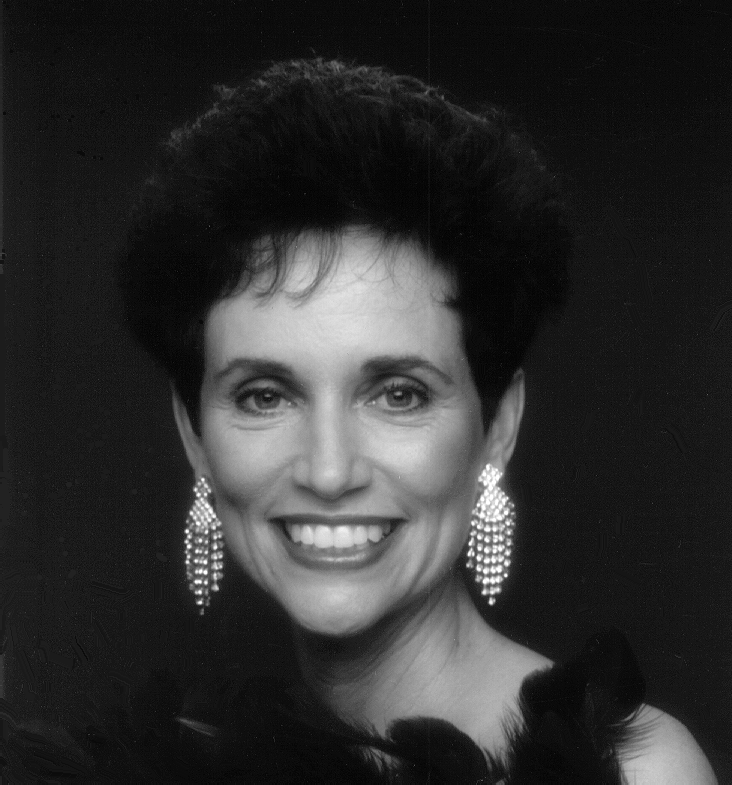
%> input picture PDI - Projeto 9/img/woman.tif, 732 x 785 px
$ octave main.m   (GNU Octave 9; MATLAB toolbox functions it lacks are replaced by stand-ins)
%> lines starting %> are read from the running program, lines starting %| are printed output that depends on the picture
### PDI - Projeto 9/src/utils/paddedsize.m
%========================================================
% Alunos: Lukas Lujan Moreira
%         Thiago Patrick Tavares Costa
%========================================================

% PADDEDSIZE: Função para calcular o de padding para filtragem com FFT
% Sintaxes:
%   PQ = paddedsize(AB)
%       -> Retorna PQ = 2 * AB (dobro do tamanho original)
%
%   PQ = paddedsize(AB, 'PWR2')
%       -> Retorna PQ = [P P], onde P = 2^nextpow2(2 * max(AB))
%
%   PQ = paddedsize(AB, CD)
%       -> Retorna PQ = 2 * ceil((AB + CD - 1)/2)
%
%   PQ = paddedsize(AB, CD, 'PWR2')
%       -> Retorna PQ = [P P], onde P = 2^nextpow2(2 * max([AB CD]))

function PQ = paddedsize(AB, CD, PARAM)
    % Verifica número de argumentos
    narginchk(1, 3);

    if nargin == 1
        % Caso simples: dobra o tamanho
        PQ = 2 * AB;

    elseif nargin == 2 && ~ischar(CD)
        % Caso com duas dimensões: padding baseado em convolução
        PQ = AB + CD - 1;
        PQ = 2 * ceil(PQ / 2);  % arredonda para múltiplos pares

    elseif nargin == 2 && ischar(CD) && strcmpi(CD, 'PWR2')
        % Caso com potência de 2: baseado apenas em AB
        m = max(AB(:));
        P = 2^nextpow2(2 * m);
        PQ = [P, P];

    elseif nargin == 3 && ischar(PARAM) && strcmpi(PARAM, 'PWR2')
        % Caso com AB, CD e 'PWR2'
        m = max([AB(:); CD(:)]);  % max dos dois vetores
        P = 2^nextpow2(2 * m);
        PQ = [P, P];

    else
        error('Uso inválido da função paddedsize. Verifique os argumentos.');
    end
end

### PDI - Projeto 9/src/fftutils/dftuv.m
%========================================================
% Alunos: Lukas Lujan Moreira
%         Thiago Patrick Tavares Costa
%========================================================

% DFTUV - Calculamos as matrizes de frequ阯cia U e V (meshgrid)
%
% Descri玢o:
%   Esta fun玢o retorna as matrizes de frequ阯cia U e V centralizadas, que
%   s鉶 utilizadas em filtragem no dom韓io da frequ阯cia, como nas fun珲es
%   dftfilt, lpfilter e hpfilter.
%
% Sintaxe:
%   [uFreq, vFreq] = dftuv(numRows, numCols)
%
% Entradas:
%   numRows  - n鷐ero de linhas da matriz (M)
%   numCols  - n鷐ero de colunas da matriz (N)
%
% Sa韉as:
%   uFreq    - matriz de frequ阯cias horizontais (MxN)
%   vFreq    - matriz de frequ阯cias verticais (MxN)
%
% Observa玢o:
%   As sa韉as est鉶 centralizadas com origem no centro da matriz.
%   Os vetores de frequ阯cia s鉶 do tipo `single` para compatibilidade
%   com opera珲es de filtragem em ponto flutuante.

function [uFreq, vFreq] = dftuv(numRows, numCols)
    % Definimos os vetores de frequ阯cia nas dire珲es u e v
    u = single(0:(numRows - 1));
    v = single(0:(numCols - 1));

    % Centralizamos os 韓dices de u: elementos acima de M/2 s鉶 deslocados
    u(u > numRows / 2) = u(u > numRows / 2) - numRows;

    % Centralizamos os 韓dices de v: mesma l骻ica
    v(v > numCols / 2) = v(v > numCols / 2) - numCols;

    % Criamos os grids de coordenadas de frequ阯cia (vertical e horizontal)
    [vFreq, uFreq] = meshgrid(v, u);
end

### PDI - Projeto 9/src/utils/tofloat.m
%========================================================
% Alunos: Lukas Lujan Moreira
%         Thiago Patrick Tavares Costa
%========================================================

% TOFLOAT - Função de conversão da imagem para ponto flutuante
%
% Descrição:
%   Esta função converte uma imagem de entrada para o tipo ponto flutuante
%   (single ou double) e retorna uma função auxiliar para reverter a conversão,
%   preservando a classe original da imagem.
%
% Sintaxe:
%   [imageOut, revertFunc] = tofloat(imageIn)
%
% Entradas:
%   imageIn   - imagem de entrada de qualquer classe suportada
%
% Saídas:
%   imageOut     - imagem convertida para ponto flutuante (single ou double)
%   revertFunc   - função que reverte a imagem para a classe original
%
% Observação:
%   Utilizamos uma tabela com funções de conversão baseadas na classe
%   original da imagem. Essa abordagem evita `if-else` longos e melhora a clareza.

function [imageOut, revertFunc] = tofloat(imageIn)

    % Função identidade (caso a imagem já seja ponto flutuante)
    identity = @(x) x;

    % Função de conversão padrão para ponto flutuante
    toSingle = @im2single;

    % Tabela: {classe de entrada, função para converter para float, função para reverter}
    conversionTable = {
        'uint8',   toSingle, @im2uint8;
        'uint16',  toSingle, @im2uint16;
        'int16',   toSingle, @im2int16;
        'logical', toSingle, @logical;
        'double',  identity, identity;
        'single',  identity, identity
    };

    % Encontramos o índice da classe da imagem de entrada na tabela
    inputClass = class(imageIn);
    classIdx = find(strcmp(inputClass, conversionTable(:,1)));

    % Verificamos se a classe é suportada
    if isempty(classIdx)
        error('Classe de imagem não suportada para conversão.');
    end

    % Aplicamos a função de conversão
    imageOut = conversionTable{classIdx, 2}(imageIn);

    % Guardamos a função de reversão
    revertFunc = conversionTable{classIdx, 3};
end

### PDI - Projeto 9/src/fftutils/dftfilt.m
%========================================================
% Alunos: Lukas Lujan Moreira
%         Thiago Patrick Tavares Costa
%========================================================

% DFTFILT - Função que realiza a filtragem no domínio da frequência
% utilizando uma função de transferência `transferFunction`.
%
% A saída `filteredImage` é a imagem resultante da filtragem, com o
% mesmo tamanho da imagem original `inputImage`.
%
% Sintaxe de uso:
%   filteredImage = dftfilt(inputImage, transferFunction)
%   filteredImage = dftfilt(inputImage, transferFunction, outputClass)
%
% Parâmetros de entrada:
%   inputImage        - imagem a ser filtrada (real)
%   transferFunction  - matriz H (já centralizada), do mesmo tamanho ou maior que inputImage
%   outputClass       - (opcional) tipo de classe da saída:
%       'original'    - mesma classe da entrada (padrão)
%       'fltpoint'    - retorna ponto flutuante (single ou double)
%
% Observações:
%   - Convertemos automaticamente a imagem para ponto flutuante.
%   - Aplicamos o padding necessário para compatibilizar com H.
%   - A filtragem é feita via multiplicação no domínio da frequência.

function filteredImage = dftfilt(inputImage, transferFunction, outputClass)
    % Converção da imagem de entrada para ponto flutuante e salvo função de reversão
    [inputImageFloat, revertClass] = tofloat(inputImage);

    % Calculo a FFT 2D com padding para que inputImageFloat tenha o mesmo tamanho de H
    F = fft2(inputImageFloat, size(transferFunction,1), size(transferFunction,2));

    % Realizo a filtragem multiplicando pela função de transferência no domínio da frequência
    G = real(ifft2(transferFunction .* F));

    % Recorto o resultado para o tamanho original da imagem de entrada
    filteredImage = G(1:size(inputImage,1), 1:size(inputImage,2));  % single por padrão

    % Defino o tipo de saída
    if nargin == 2 || strcmp(outputClass, 'original')
        % Converto para a mesma classe da imagem original
        filteredImage = revertClass(filteredImage);
    elseif strcmp(outputClass, 'fltpoint')
        % Mantenho como ponto flutuante (sem conversão)
        return
    else
        error('Classe de saída inválida. Use ''original'' ou ''fltpoint''.');
    end
end

### PDI - Projeto 9/src/filters/brFilter.m
%========================================================
% Alunos: Lukas Lujan Moreira
%         Thiago Patrick Tavares Costa
%========================================================

% BRFILTER - Criamos um filtro de rejeição de banda (Band Reject Filter)
%
% Descrição:
%   Filtro que rejeita uma faixa de frequências ao redor de D0,
%   com largura W. Pode ser do tipo:
%     - 'ideal'     → rejeição abrupta
%     - 'btw'       → rejeição suave (Butterworth)
%     - 'gaussian'  → rejeição suave gaussiana
%
% Sintaxe:
%   H = brFilter(type, M, N, D0, W)
%   H = brFilter(type, M, N, D0, W, n)
%
% Entradas:
%   type  - tipo de filtro: 'ideal', 'btw', 'gaussian'
%   M     - número de linhas da matriz do filtro
%   N     - número de colunas da matriz do filtro
%   D0    - frequência central da banda rejeitada
%   W     - largura da banda rejeitada
%   n     - ordem (para filtro Butterworth, opcional, default = 1)
%
% Saída:
%   H     - matriz H do filtro no domínio da frequência (centralizado)

function H = brFilter(type, M, N, D0, W, n)

    % Valor padrão para n
    if nargin < 6
        n = 1;
    end

    % Criamos a malha de coordenadas (U, V)
    [U, V] = meshgrid(1:N, 1:M);

    % Calculamos a distância radial até o centro
    D = sqrt((U - N/2).^2 + (V - M/2).^2);

    % Selecionamos o tipo de filtro
    switch lower(type)
        case 'ideal'
            H = ones(M, N);
            H(D >= (D0 - W/2) & D <= (D0 + W/2)) = 0;

        case 'btw'
            H = 1 ./ (1 + ((D .* W) ./ (D.^2 - D0^2)).^(2 * n));

        case 'gaussian'
            H = 1 - exp(-((D.^2 - D0^2).^2) ./ (D.^2 .* W));

        otherwise
            error('Tipo de filtro inválido. Use: ''ideal'', ''btw'' ou ''gaussian''.');
    end

    % Visualizações opcionais
    figure;
    mesh(H);
    title(['Filtro Band Reject - ' type ' (3D)']);

    figure;
    imshow(H, []);
    title(['Filtro Band Reject - ' type ' (2D)']);
end

### PDI - Projeto 9/src/filters/highEnphasisFilter.m
%========================================================
% Alunos: Lukas Lujan Moreira
%         Thiago Patrick Tavares Costa
%========================================================

% HIGHEMPHASISFILTER - Criamos um filtro de alta ênfase no domínio da frequência.
%
% Descrição:
%   A filtragem de alta ênfase combina um realce linear com um filtro passa-alta:
%       H_HE = a + b * H_HP
%   onde H_HP é a função de transferência do filtro passa-alta do tipo escolhido.
%   Os parâmetros a e b controlam o realce.
%
% Sintaxe:
%   H = highEnphasisFilter(a, b, type, show, M, N, D0)
%   H = highEnphasisFilter(a, b, type, show, M, N, D0, n)
%
% Entradas:
%   a      - componente de deslocamento (offset)
%   b      - fator de multiplicação para o filtro passa-alta
%   type   - tipo de filtro: 'ideal', 'btw' (Butterworth), ou 'gaussian'
%   show   - booleano; se verdadeiro, mostramos os gráficos 2D e 3D do filtro
%   M, N   - dimensões do filtro (altura e largura)
%   D0     - frequência de corte
%   n      - ordem do filtro Butterworth (opcional; default = 1)
%
% Saída:
%   H      - matriz da função de transferência de alta ênfase (MxN)
%
% Observação:
%   Para visualização correta das imagens de filtro, usamos fftshift(H) fora da função.
%   O filtro é criado já centralizado, compatível com uso em dftfilt.

function H = highEnphasisFilter(a, b, type, show, M, N, D0, n)
    % Definimos valor padrão da ordem n se não for fornecido
    if nargin < 8
        n = 1;
    end

    % Geramos a malha de coordenadas centrada
    [U, V] = meshgrid(1:N, 1:M);
    D = sqrt((U - N/2).^2 + (V - M/2).^2);

    % Criamos o filtro passa-alta H_HP do tipo solicitado
    switch lower(type)
        case 'ideal'
            H_hp = double(D > D0);  % passa-alta ideal: 1 fora da banda
        case 'btw'
            H_hp = 1 ./ (1 + (D0 ./ D).^(2*n));  % Butterworth
        case 'gaussian'
            H_hp = 1 - exp(-(D.^2) / (2 * D0^2));  % Gaussiano
        otherwise
            error('Tipo de filtro inválido. Use ''ideal'', ''btw'' ou ''gaussian''.');
    end

    % Construímos o filtro de alta ênfase a partir do passa-alta
    H = a + b * H_hp;

    % Visualização opcional dos filtros
    if show
        figure; mesh(H);
        title(['Filtro High Emphasis - ' type ' (3D)']);

        figure; imshow(H, []);
        title(['Filtro High Emphasis - ' type ' (2D)']);
    end
end

### PDI - Projeto 9/src/filters/hpfilter.m
%========================================================
% Alunos: Lukas Lujan Moreira
%         Thiago Patrick Tavares Costa
%========================================================


% HPFILTER Gera filtro passa alta no domínio da frequência
%
% Sintaxe:
%   H_hp = hpfilter(filter_type, rows, cols, cutoff_freq)
%   H_hp = hpfilter(filter_type, rows, cols, cutoff_freq, order)
%
% Entradas:
%   filter_type  - 'ideal', 'btw' ou 'gaussian'
%   rows, cols   - dimensões do filtro (altura e largura)
%   cutoff_freq  - frequência de corte (>0)
%   order        - (opcional) ordem para filtro Butterworth (default = 1)
%
% Saída:
%   H_hp         - função de transferência passa alta (centralizada)
%
% Obs:
%   Calcula H_hp = 1 - H_lp usando a função lpfilter.
%   Para visualizar corretamente: use fftshift(H_hp).

function H_hp = hpfilter(filter_type, rows, cols, cutoff_freq, order)
    % Valor padrão da ordem do filtro
    if nargin < 5
        order = 1;
    end

    % Verificações de entrada
    if cutoff_freq <= 0
        error('A frequência de corte (cutoff_freq) deve ser positiva.');
    end

    filter_type = lower(filter_type);
    if ~ismember(filter_type, {'ideal', 'btw', 'gaussian'})
        error('Tipo de filtro inválido. Use: ''ideal'', ''btw'' ou ''gaussian''.');
    end

    % Gera filtro passa-baixa correspondente
    H_lp = lpfilter(filter_type, rows, cols, cutoff_freq, order);

    % Gera o filtro passa-alta: inverso do passa-baixa
    H_hp = 1 - H_lp;

    % Converte para tipo single para compatibilidade com dftfilt
    H_hp = single(H_hp);
end

### PDI - Projeto 9/src/filters/lpfilter.m
%========================================================
% Alunos: Lukas Lujan Moreira
%         Thiago Patrick Tavares Costa
%========================================================

% LPFILTER Gera filtro passa baixa no dom韓io da frequ阯cia
%
% Sintaxe:
%   H_lp = lpfilter(filter_type, rows, cols, cutoff_freq)
%   H_lp = lpfilter(filter_type, rows, cols, cutoff_freq, order)
%
% Entradas:
%   filter_type  - tipo do filtro: 'ideal', 'btw', 'gaussian'
%   rows, cols   - tamanho do filtro (altura x largura)
%   cutoff_freq  - frequ阯cia de corte (D0), deve ser > 0
%   order        - ordem do filtro Butterworth (opcional, default = 1)
%
% Sa韉a:
%   H_lp         - fun玢o de transfer阯cia passa baixa (centralizada)
%   D            - matriz de dist鈔cias para visualiza玢o/uso adicional
%
% Observa玢o:
%   Para visualizar H_lp como imagem ou superf韈ie, use fftshift(H_lp).
%   Usa a fun玢o auxiliar dftuv para calcular as frequ阯cias.

function [H_lp, D] = lpfilter(filter_type, rows, cols, cutoff_freq, order)
    % Verifica玢o de argumentos
    if nargin < 4
        error('S鉶 necess醨ios pelo menos 4 argumentos: filter_type, rows, cols e cutoff_freq.');
    end

    if nargin < 5
        order = 1;  % valor padr鉶 para filtro Butterworth
    end

    if cutoff_freq <= 0
        error('A frequ阯cia de corte (cutoff_freq) deve ser positiva.');
    end

    filter_type = lower(filter_type);
    if ~ismember(filter_type, {'ideal', 'btw', 'gaussian'})
        error('Tipo de filtro inv醠ido. Use: ''ideal'', ''btw'' ou ''gaussian''.');
    end

    % Cria玢o das matrizes de frequ阯cia centradas em zero
    [U, V] = dftuv(rows, cols);

    % Dist鈔cia euclidiana em cada ponto (em frequ阯cia)
    D = hypot(U, V);

    % Inicializa玢o do filtro passa-baixa
    switch filter_type
        case 'ideal'
            H_lp = double(D <= cutoff_freq);

        case 'btw'
            H_lp = 1 ./ (1 + (D ./ cutoff_freq).^(2 * order));

        case 'gaussian'
            H_lp = exp(-(D.^2) / (2 * cutoff_freq^2));

        otherwise
            error('Tipo de filtro n鉶 reconhecido. Use: ''ideal'', ''btw'' ou ''gaussian''.');
    end

    % Garante tipo single (por compatibilidade com dftfilt)
    H_lp = single(H_lp);
end

### PDI - Projeto 9/main.m
%========================================================
% Alunos: Lukas Lujan Moreira
%         Thiago Patrick Tavares Costa
%========================================================
clear variables; close all;

% Adiciona todas as subpastas dentro de 'src' automaticamente
addpath(genpath('src'));

% Cria pastas de resultados, se necessário
outputDirs = {'results/parte_a', 'results/parte_b_c', 'results/parte_d'};
for k = 1:length(outputDirs)
    if ~exist(outputDirs{k}, 'dir')
        mkdir(outputDirs{k});
    end
end

%% ================================
% Parte (a) - Filtros Butterworth LPF e HPF
% ================================

f = imread('woman.tif');
%> f is the input picture: size 785x732 uint8; min 0, max 255, mean 46.4
f = im2double(f);
%> f: size 785x732 double

F = fft2(f);
imwrite(f, 'results/parte_a/imagem_original.png');
imwrite(mat2gray(fftshift(log(1 + abs(F)))), 'results/parte_a/espectro_log_original.png');

PQ = paddedsize(size(f));
%> PQ = [1570 1464]
D0 = 0.05 * PQ(2);
%> D0 = 73.2

Hhp_btw = hpfilter('btw', PQ(1), PQ(2), D0);
imwrite(mat2gray(fftshift(Hhp_btw)), 'results/parte_a/filtro_hpf_2d.png');
g_high = dftfilt(f, Hhp_btw);
imwrite(mat2gray(g_high), 'results/parte_a/imagem_hpf.png');

Hlp_btw = lpfilter('btw', PQ(1), PQ(2), D0);
imwrite(mat2gray(fftshift(Hlp_btw)), 'results/parte_a/filtro_lpf_2d.png');
g_low = dftfilt(f, Hlp_btw);
imwrite(mat2gray(g_low), 'results/parte_a/imagem_lpf.png');

% Salva visualizações 3D como figuras
figure; mesh(double(fftshift(Hhp_btw(1:10:end, 1:10:end))));
title('Filtro HPF 3D');
saveas(gcf, 'results/parte_a/filtro_hpf_3d.png');

figure; mesh(double(fftshift(Hlp_btw(1:10:end, 1:10:end))));
title('Filtro LPF 3D');
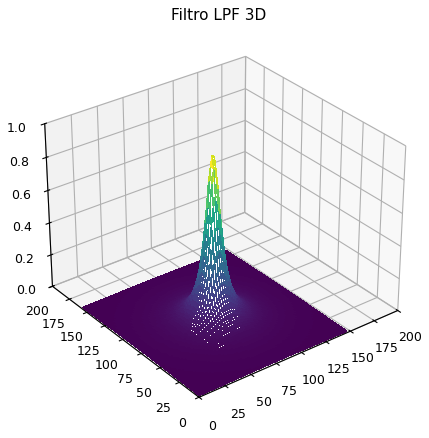
%> figure redrawn from the program's plot data
saveas(gcf, 'results/parte_a/filtro_lpf_3d.png');

pause; close all;

%% ================================
% Parte (b) e (c) - High Emphasis + equalização
% ================================

f = imread('chestXray.tif');
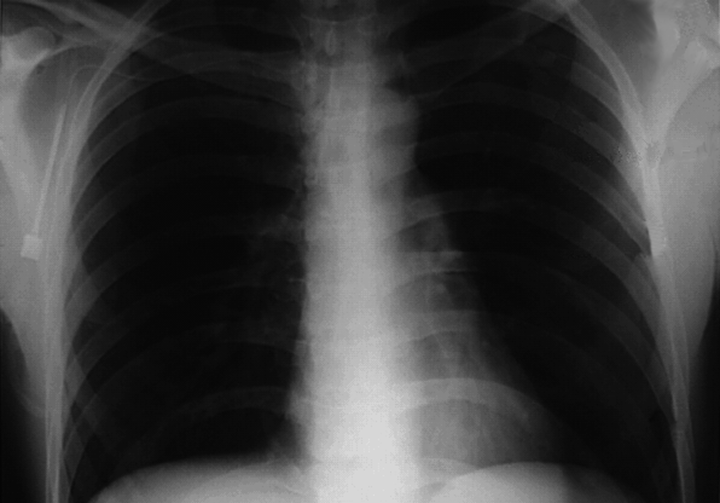
%> input picture PDI - Projeto 9/img/chestXray.tif, 720 x 503 px
%> f is the input picture: size 503x720 uint8; min 3, max 222, mean 59.9
f_float = tofloat(f);
F = fft2(f_float);

imwrite(f, 'results/parte_b_c/imagem_original.png');
imwrite(mat2gray(fftshift(log(1 + abs(F)))), 'results/parte_b_c/espectro_log_original.png');
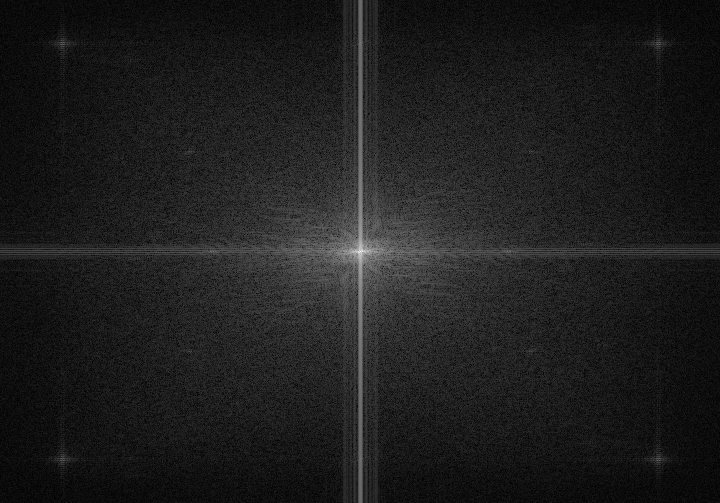
%> saved as espectro_log_original.png: size 503x720 uint8; min 0, max 255, mean 29.7

PQ = paddedsize(size(f));
%> PQ = [1006 1440]
D0 = 0.05 * PQ(2);
%> D0 = 72
H = highEnphasisFilter(0.5, 2, 'ideal', false, PQ(1), PQ(2), D0);  % show = false para não abrir as figuras
g = dftfilt(f, H);
%> in dftfilt (call 3), `G = real(ifft2(transferFunction .* F));`:
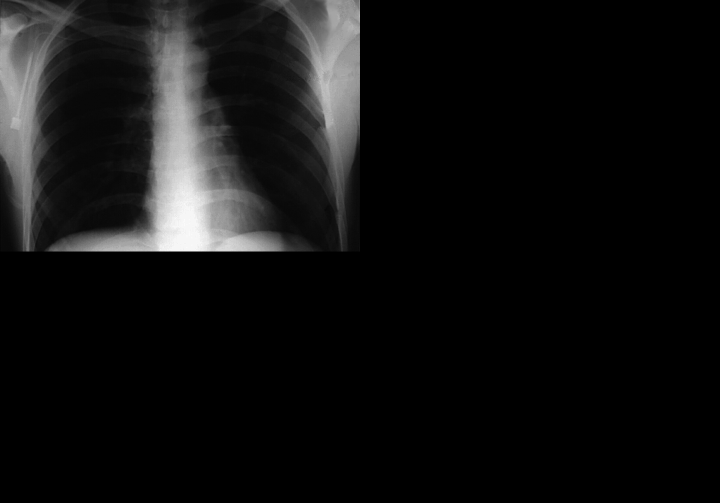
%> G: size 1006x1440 single (shown at 1/2 size); min -0.00297, max 2.18, mean 0.147; drawn with min black and max white
%> in dftfilt (call 3), `filteredImage = revertClass(filteredImage);`:
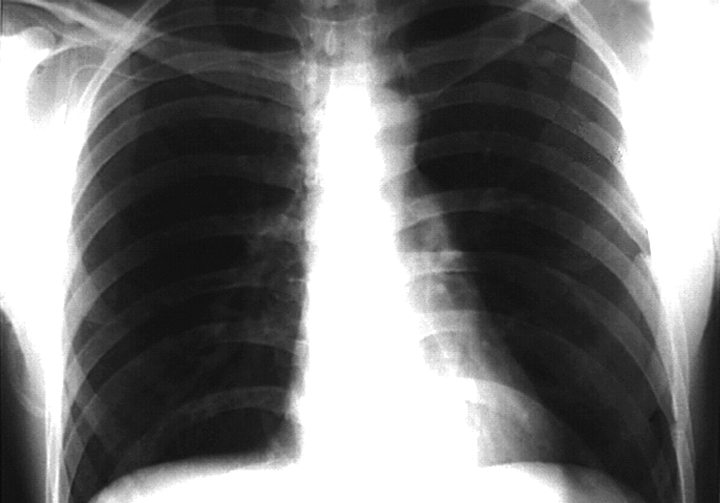
%> filteredImage: size 503x720 uint8; min 8, max 255, mean 122.8

realcada = g + f;
imwrite(mat2gray(realcada), 'results/parte_b_c/imagem_high_emphasis.png');

g_eq = histeq(realcada);
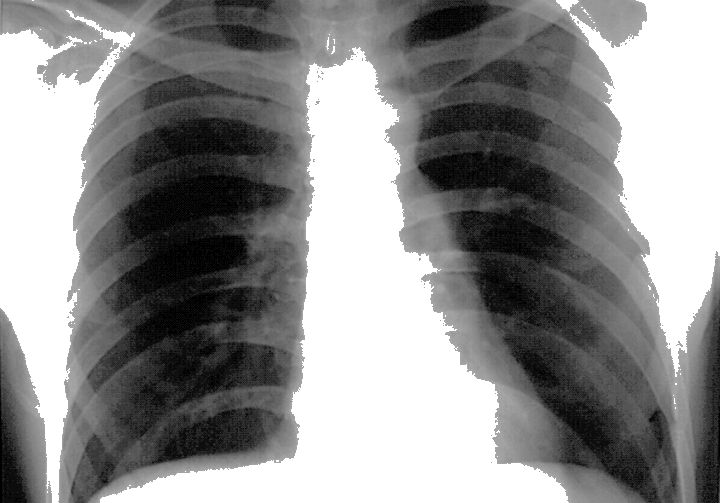
%> g_eq: size 503x720 uint8; min 0, max 255, mean 142
imwrite(mat2gray(g_eq), 'results/parte_b_c/imagem_equalizada.png');

g_float = tofloat(g);
F2 = fft2(g_float);
imwrite(mat2gray(fftshift(log(1 + abs(F2)))), 'results/parte_b_c/espectro_pos_high_emphasis.png');

pause; close all;

%% ================================
% Parte (d) - Filtro Rejeita Banda
% ================================

type = 'ideal';
H_br = brFilter(type, 512, 512, 128, 60, 1);

% Salva as visualizações
imwrite(mat2gray(fftshift(H_br)), 'results/parte_d/filtro_br_2d.png');

figure;
mesh(double(fftshift(H_br(1:10:end, 1:10:end))));
title(['Filtro Band Reject - ' type ' (3D)']);
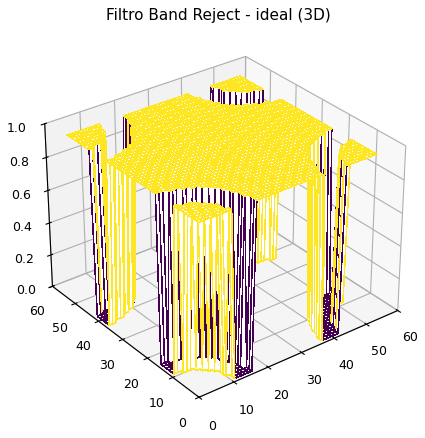
%> figure redrawn from the program's plot data
saveas(gcf, 'results/parte_d/filtro_br_3d.png');

pause; close all; clearvars;
